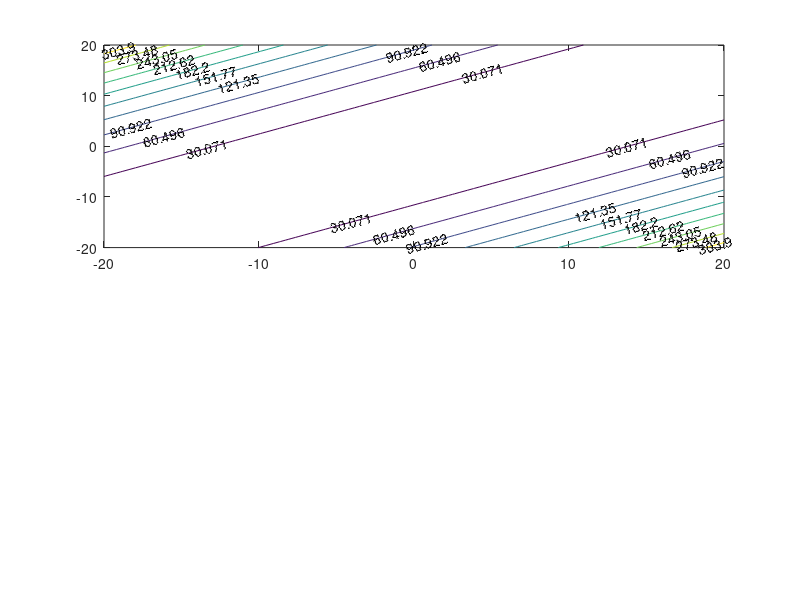

Here is the MATLAB script that generated this plot: (Note: this script raises an error after producing the figure.)
%% Solution for task 7
clc
x = linspace(-20,20);
y = linspace(-20,20);
[X,Y] = meshgrid(x,y);
a = cos(2*pi/9);
b = sin(2*pi/9);
c = cos(7*pi/9);
d = sin(7*pi/9);

% 1 Anchor Point
subplot(2,1,1); 
values=[0];
for i=1:length(y)
    for j=1:length(x)
        values(i,j) = ((-(a.^2)+1)*(x(j)+1)-a*b*y(i)).^2+(-a*b*(x(j)+1)+y(i)*(-(b.^2)+1));
     end
end
contour(x,y, values, 'ShowText','on')
hold on 

% plot design
xline(0, 'Color', 'k', 'LineWidth', 0.5);
yline(0, 'Color', 'k', 'LineWidth', 0.5);
title('Angle Measurement Cost Function for 1 Anchor Point', 'Interpreter','latex')
xlabel('x','Interpreter','latex');
ylabel('y', 'Interpreter','latex') ;
scatter3(-1,0,0,'r','filled')
text(-2,3,'Anchor 1','Interpreter','latex')

% 2 Anchor Points
subplot(2,1,2); 
values=[0];
for i=1:length(y)
    for j=1:length(x)
        values(i,j) =((-c.^2+1)*(x(j)-3)-c*d*y(i)).^2+(-c*d*(x(j)-3)+y(i)*(-d.^2+1)).^2 +((-a.^2+1)*(x(j)+1)-a*b*y(i)).^2+(-a*b*(x(j)+1)+y(i)*(-b.^2+1)).^2;
        %((-c.^2+1)*(x(j)-3)-c*d*y(i)).^2+(-c*d*(x(j)-3)+y(i)*(-d.^2+1)) +((-a.^2+1)*(x(j)+1)-a*b*y(i)).^2+(-a*b*(x(j)+1)+y(i)*(-b.^2+1))
     end
end
contour(x,y, values, 'ShowText','on')
hold on 

% plot design 
xline(0, 'Color', 'k', 'LineWidth', 0.5);
yline(0, 'Color', 'k', 'LineWidth', 0.5);
title('Angle Measurement Cost Function for 2 Anchor Points', 'Interpreter','latex')
xlabel('x','Interpreter','latex');
ylabel('y', 'Interpreter','latex') ; 
scatter3(-1,0,0,'r','filled')
scatter3(3,0,0,'r','filled')
text(-2,3,'Anchor 1','Interpreter','latex')
text(2.2,3,'Anchor 2','Interpreter','latex')
